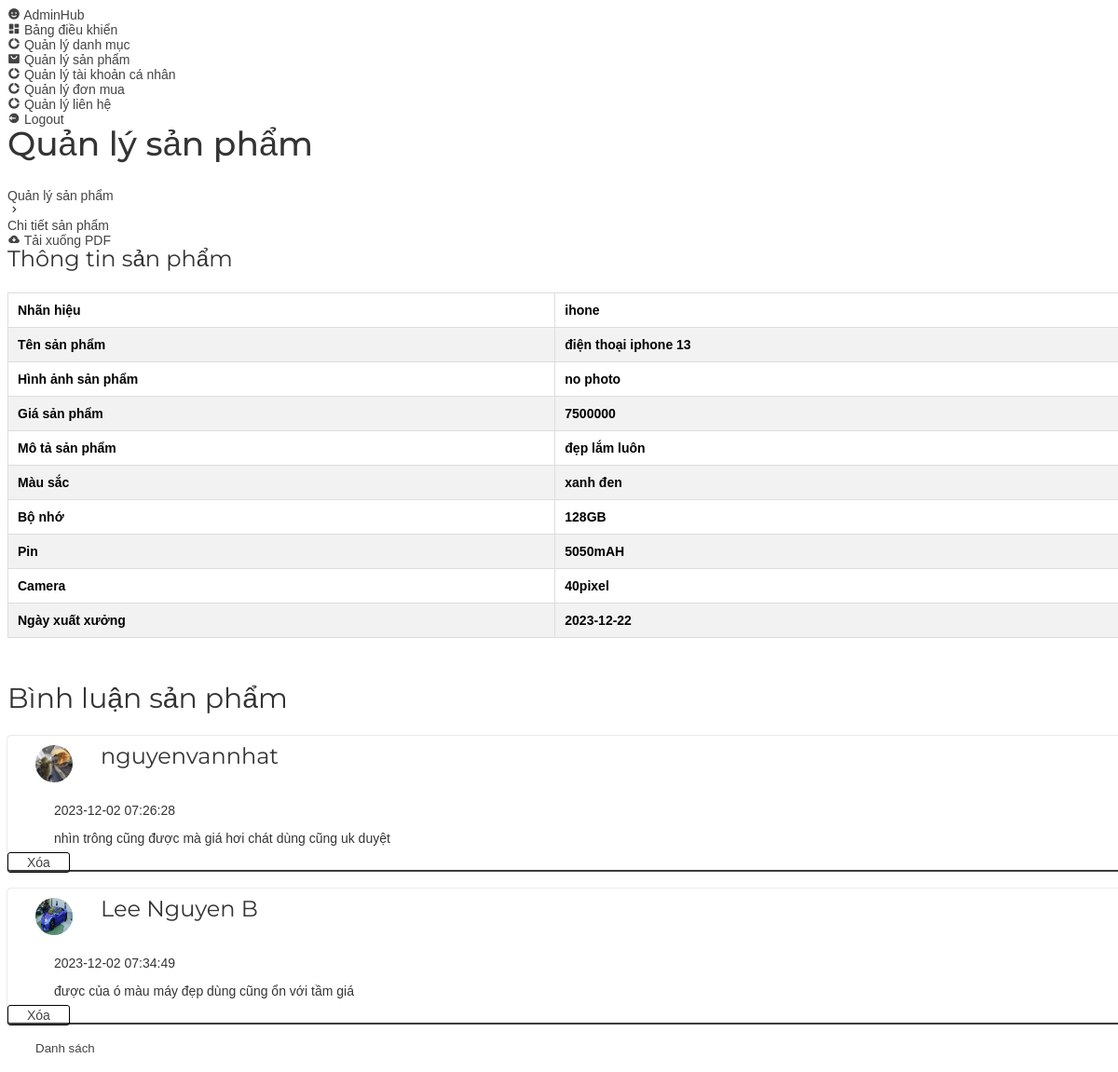
The app's page /admin/index.php?act=xem_sp&id=67 with its own data.
### tables this page shows
CREATE TABLE `sanpham` (
  `id` int(10) NOT NULL,
  `nhan_hieu` varchar(255) NOT NULL,
  `tensp` varchar(255) DEFAULT NULL,
  `anhsp` varchar(255) NOT NULL,
  `gia` float NOT NULL,
  `mota` text NOT NULL,
  `luot_xem` int(10) NOT NULL,
  `ngay_xuat_xuong` date NOT NULL,
  `luot_mua` int(10) NOT NULL,
  `mau_sac` varchar(200) NOT NULL,
  `pin` varchar(100) NOT NULL,
  `bo_nho` varchar(100) NOT NULL,
  `camera` varchar(100) NOT NULL,
  `iddm` int(10) NOT NULL,
  `giam_gia` int(11) NOT NULL DEFAULT 0,
  `so_luong` int(11) NOT NULL
);

CREATE TABLE `binhluan` (
  `idbl` int(10) NOT NULL,
  `noidung` varchar(255) NOT NULL,
  `id_nguoidung` int(10) NOT NULL,
  `id_sanpham` int(10) NOT NULL,
  `ngay_bl` timestamp NOT NULL DEFAULT current_timestamp() ON UPDATE current_timestamp()
);

CREATE TABLE `user` (
  `id` int(10) NOT NULL,
  `ten_nguoidung` varchar(255) NOT NULL,
  `mat_khau` varchar(255) NOT NULL,
  `email` varchar(255) NOT NULL,
  `sdt` varchar(255) NOT NULL,
  `dia_chi` varchar(255) NOT NULL,
  `role` int(10) NOT NULL,
  `anh` varchar(255) NOT NULL
);

### model/pdo.php (called while the page is built, shortened)
<?php
function pdo_get_connection(){
    $dburl = "mysql:host=localhost;dbname=duan1_nhom1;charset=utf8";
    $username = 'root';
    $password = '';
    $conn = new PDO($dburl, $username, $password);
    $conn->setAttribute(PDO::ATTR_ERRMODE, PDO::ERRMODE_EXCEPTION);
    return $conn;
}
function pdo_query($sql){
    $sql_args = array_slice(func_get_args(), 1);
    try{
        $conn = pdo_get_connection();
        $stmt = $conn->prepare($sql);
        $stmt->execute($sql_args);
        $rows = $stmt->fetchAll();
        return $rows;
    }
    catch(PDOException $e){
        throw $e;
    }
    finally{
        unset($conn);
    }
}
function pdo_query_one($sql){
    $sql_args = array_slice(func_get_args(), 1);
    try{
        $conn = pdo_get_connection();
        $stmt = $conn->prepare($sql);
        $stmt->execute($sql_args);
        $row = $stmt->fetch(PDO::FETCH_ASSOC);
        return $row;
    }
    catch(PDOException $e){
        throw $e;
    }
    finally{
        unset($conn);
    }
}

### model/sanpham.php (called while the page is built, shortened)
<?php
            function loadsp_bl($id){
                $sql="SELECT * FROM `sanpham` LEFT JOIN binhluan ON binhluan.id_sanpham=sanpham.id WHERE sanpham.id=".$id;
                $onesp_bl=pdo_query_one($sql);
                return $onesp_bl;
            }
            function load_bl($id){
                $sql= "SELECT binhluan.*, user.*, sanpham.*
                FROM binhluan
                JOIN user ON binhluan.id_nguoidung = user.id
                JOIN sanpham ON binhluan.id_sanpham = sanpham.id
                WHERE binhluan.id_sanpham =".$id;
                $all_bl=pdo_query($sql);
                return $all_bl;
            }
?>

### admin/san_pham/list_chitiet_sp.php (the view, shortened to what this page needs)
<section id="content">
		<main>
			<div class="head-title">
				<div class="left">
					<h1>Quản lý sản phẩm   </h1>
					<ul class="breadcrumb">
						<li>
							<a href="#">Quản lý sản phẩm  </a>
						</li>
						<li><i class='bx bx-chevron-right' ></i></li>
						<li>
							<a class="active" href="#">Chi tiết sản phẩm </a>
						</li>
					</ul>
				</div>
				<a href="#" class="btn-download">
					<i class='bx bxs-cloud-download' ></i>
					<span class="text">Tải xuống PDF</span>
				</a>
			</div>
			<div class="table-data">
				<div class="order">
					<div class="head">
						<h3>Thông tin sản phẩm</h3>
					</div>
                    <div class="bill">
                        <table>
                            <?php
                                        $listsp_bl=loadsp_bl($_GET['id']);
                                        if($listsp_bl){
                                        $hinhpath = "upload/" . $listsp_bl['anhsp'];
                                        if (is_file($hinhpath)) {
                                            $hinh = "<img src='" . $hinhpath . "' height='80'>";
                                        } else {
                                            $hinh = "no photo";
                                        }
                                        echo '
                                                    <tr>
                                                    <th>Nhãn hiệu</th>
                                                    <th>'.$listsp_bl['nhan_hieu'].'</th>
                                                    </tr>
                                                    <tr>
                                                    <th>Tên sản phẩm</th>
                                                    <th>'.$listsp_bl['tensp'].'</th>
                                                </tr>
                                                <tr>
                                                    <th>Hình ảnh sản phẩm</th>
                                                    <th>'.$hinh.'</th>
                                                    </tr>
                                                    <tr>
                                                    <th>Giá sản phẩm</th>
                                                    <th>'.$listsp_bl['gia'].'</th>
                                                    </tr>
                                                    <tr>
                                                    <th>Mô tả sản phẩm</th>
                                                    <th>'.$listsp_bl['mota'].'</th>
                                                    </tr>
                                                    <tr>
                                                    <th> Màu sắc</th>
                                                    <th>'.$listsp_bl['mau_sac'].'</th>
                                                    </tr>
                                                    <tr>
                                                    <th>Bộ nhớ </th>
                                                <th>'.$listsp_bl['bo_nho'].'</th>
                                                    </tr>
                                                    <tr>
                                                    <th> Pin  </th>
                                                    <th>'.$listsp_bl['pin'].'</th>
                                                    </tr>
                                                    <tr>
                                                    <th> Camera </th>
                                                    <th>'.$listsp_bl['camera'].'</th>
                                                    </tr>
                                                    <tr>
                                                    <th>Ngày xuất xưởng </th>
                                                    <th>'.$listsp_bl['ngay_xuat_xuong'].'</th>
                                                    </tr>
                                            ';
                                        }
                                    ?>
                        </table>
                     </div>
					<h2 style="">
						Bình luận sản phẩm
					</h2>
                    <?php
                                    $list_bl=load_bl($_GET['id']);
                                    if($list_bl){
                                    foreach($list_bl as $sanpham){
                                        extract($sanpham);
                                        $hinhpath = "upload/" . $sanpham['anh'];
                                        $xoabl="index.php?act=xoa_bl&id=".$id;
                                    echo '
                                        <div class="bl">
                                            <div class="child_bl">
                                                <img src="'.$hinhpath.'">
                                                <h3>'.$ten_nguoidung.'</h3>
                                            </div>
                                            <p>'.$ngay_bl.'</p>
                                            <p>'.$noidung.'</p>
                                            <a href="' . $xoabl . '">Xóa</a>
                                        </div>';
                                }
                            }
                             ?>
           	</div>
		<a href="index.php?act=list_dh"> <button type="button" class="next">Danh sách</button></a>
                        </div>
                </main>

### admin/san_pham/list_chitiet_sp.php (style rules this page uses)
button { border:none; padding: 10px; margin-left:20px; background: var(--blue); color: var(--light); border-radius: 20px; }
button { border: none; background: none; cursor: pointer; outline: none; padding-top:20px; }
body { font-family: Arial, sans-serif; }
table { width: 100%; border-collapse: collapse; margin-top: 20px; }
th, td { padding: 10px; border: 1px solid #ddd; text-align: left; }
th { color: black; }
tr:nth-child(even) { background-color: #f2f2f2; }
h2 { color: #333; margin-top:50px ; }
.bl { margin-top: 20px; width: 100%; min-height: 70px; border-radius: 3px; box-shadow: 1px 1px 1px 1px; }
.bl a { border-radius:3px ; padding: 2px 20px; border: 1px solid black; }
.child_bl { display: flex; padding-top: 10px; }
.child_bl img { width: 40px; height: 40px; border-radius:50px ; margin-left: 30px; margin-right: 30px; }
.child_bl h3 { align-items: center; }
p { margin-bottom: 10px; margin-left:50px ; }

### records on screen
sanpham: nhan_hieu "ihone", tensp "điện thoại iphone 13", anhsp "no photo", gia "7500000", mota "đẹp lắm luôn", mau_sac "xanh đen", bo_nho "128GB", pin "5050mAH", camera "40pixel", ngay_xuat_xuong "2023-12-22"
binhluan: user.anh (picture), user.ten_nguoidung "nguyenvannhat", ngay_bl "2023-12-02 07:26:28", noidung "nhìn trông cũng được mà giá hơi chát dùng cũng uk duyệt"
binhluan: user.anh (picture), user.ten_nguoidung "Lee Nguyen B", ngay_bl "2023-12-02 07:34:49", noidung "được của ó màu máy đẹp dùng cũng ổn với tầm giá"
